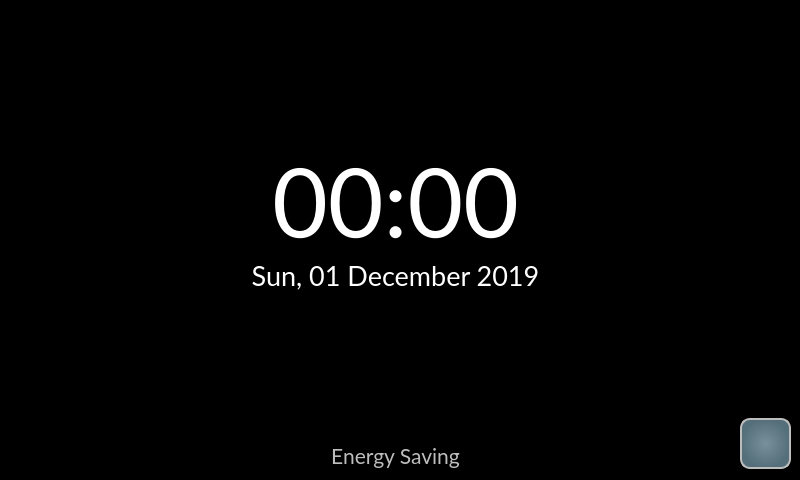
<?xml version="1.0" encoding="UTF-8"?>
<ui version="4.0">
 <class>Dialog</class>
 <widget class="QDialog" name="Dialog">
  <property name="geometry">
   <rect>
    <x>0</x>
    <y>0</y>
    <width>800</width>
    <height>480</height>
   </rect>
  </property>
  <property name="minimumSize">
   <size>
    <width>800</width>
    <height>480</height>
   </size>
  </property>
  <property name="maximumSize">
   <size>
    <width>800</width>
    <height>480</height>
   </size>
  </property>
  <property name="cursor">
   <cursorShape>BlankCursor</cursorShape>
  </property>
  <property name="windowTitle">
   <string>Dialog</string>
  </property>
  <property name="styleSheet">
   <string notr="true">*{
font-family:lato;
}

QDialog
{
background-color: rgb(0, 0, 0);
}

QLabel
{
color:white
}

#label{
color: rgb(189, 189, 189);
}

QToolButton
{
background-color: qradialgradient(spread:pad, cx:0.5, cy:0.5, radius:0.5, fx:0.5, fy:0.5, stop:0 rgba(120, 144, 156, 255), stop:1 rgba(84, 110, 122, 255));
border-radius:10px;
border-style:solid;
border-width:2px;  
border-color: rgb(189, 189, 189);
}

QToolButton:pressed
{
background-color:#ffd54f
}</string>
  </property>
  <widget class="QLabel" name="time">
   <property name="geometry">
    <rect>
     <x>140</x>
     <y>60</y>
     <width>511</width>
     <height>281</height>
    </rect>
   </property>
   <property name="font">
    <font>
     <family>lato</family>
     <pointsize>72</pointsize>
     <weight>50</weight>
     <bold>false</bold>
    </font>
   </property>
   <property name="text">
    <string>00:00</string>
   </property>
   <property name="alignment">
    <set>Qt::AlignCenter</set>
   </property>
  </widget>
  <widget class="QLabel" name="date">
   <property name="geometry">
    <rect>
     <x>210</x>
     <y>260</y>
     <width>371</width>
     <height>31</height>
    </rect>
   </property>
   <property name="font">
    <font>
     <family>lato</family>
     <pointsize>20</pointsize>
     <weight>50</weight>
     <bold>false</bold>
    </font>
   </property>
   <property name="text">
    <string>Sun, 01 December 2019</string>
   </property>
   <property name="alignment">
    <set>Qt::AlignCenter</set>
   </property>
  </widget>
  <widget class="QToolButton" name="button">
   <property name="geometry">
    <rect>
     <x>740</x>
     <y>418</y>
     <width>51</width>
     <height>51</height>
    </rect>
   </property>
   <property name="text">
    <string/>
   </property>
   <property name="icon">
    <iconset>
     <normaloff>images/icons/baseline_power_settings_new_white_48dp.png</normaloff>images/icons/baseline_power_settings_new_white_48dp.png</iconset>
   </property>
   <property name="iconSize">
    <size>
     <width>32</width>
     <height>32</height>
    </size>
   </property>
  </widget>
  <widget class="QLabel" name="label">
   <property name="geometry">
    <rect>
     <x>270</x>
     <y>440</y>
     <width>251</width>
     <height>31</height>
    </rect>
   </property>
   <property name="font">
    <font>
     <family>lato</family>
     <pointsize>16</pointsize>
     <weight>50</weight>
     <bold>false</bold>
    </font>
   </property>
   <property name="text">
    <string>Energy Saving</string>
   </property>
   <property name="alignment">
    <set>Qt::AlignCenter</set>
   </property>
  </widget>
  <widget class="QLabel" name="label_2">
   <property name="geometry">
    <rect>
     <x>350</x>
     <y>370</y>
     <width>81</width>
     <height>71</height>
    </rect>
   </property>
   <property name="font">
    <font>
     <family>lato</family>
     <pointsize>16</pointsize>
     <weight>50</weight>
     <bold>false</bold>
    </font>
   </property>
   <property name="text">
    <string/>
   </property>
   <property name="pixmap">
    <pixmap>images/green-power-512.png</pixmap>
   </property>
   <property name="scaledContents">
    <bool>true</bool>
   </property>
   <property name="alignment">
    <set>Qt::AlignCenter</set>
   </property>
  </widget>
 </widget>
 <resources/>
 <connections/>
</ui>
